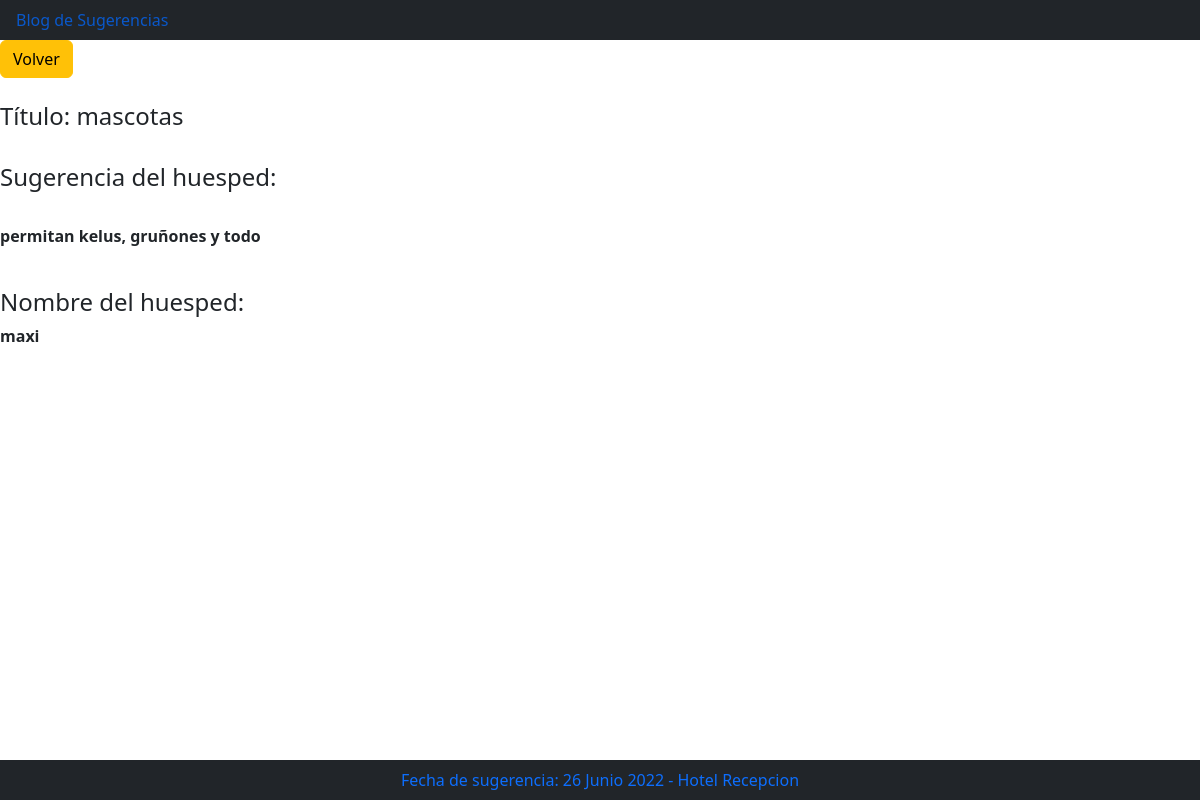
/detalle/9/, run on the app's committed database.
### blog/models.py (models this page shows)
class BlogModel(models.Model):
    titulo = models.CharField(max_length=100)
    sub_titulo = models.CharField(max_length=100)
    sugerencia = models.TextField()
    nombre_de_huesped = models.CharField(max_length=100)
    fecha_creacion = models.DateField(auto_now_add=True)

### blog/views.py (the view)
# urls.py: path("detalle/<pk>/",BlogDetail.as_view(),name="blog_detail"),
class BlogDetail(DetailView):
    model = BlogModel
    template_name = "blog/blog_detail.html"

### blog/templates/blog/blog_detail.html (shortened to what this page needs)
{% load bootstrap5 %}
{% bootstrap_css %}
<ul class="nav bg-dark fixed">
  <li class="nav-item">
    <a class="nav-link active" href="{%url  'blog_list' %}"> Blog de Sugerencias </a>
  </li>
</ul>
<div class="row">
    <div class="col">
      {% url 'blog_list' as blog_list_url %}
      {% bootstrap_button "Volver" button_class="btn-warning" button_type="link" href=blog_list_url %}
    <div>
  <div>
  <br>
<div>
    <h4>Título: {{object.titulo}} </h4>
    <br>
    <h4>Sugerencia del huesped: </h4> <br> <p><b> {{object.sugerencia}}</b></p>
    <br>
    <h4> Nombre del huesped: </h4> <b>  {{object.nombre_de_huesped}} </b>
</div>
<ul class="nav bg-dark fixed-bottom justify-content-center">
  <li class="nav-item">
    <a class="nav-link active" href="{% url  'blog_list' %}"> Fecha de sugerencia: {{object.fecha_creacion}} - Hotel Recepcion </a>
  </li>
</ul>

### data on the page
BlogModel: titulo "mascotas", sugerencia "permitan kelus, gruñones y todo", nombre_de_huesped "maxi", fecha_creacion "26 Junio 2022"
